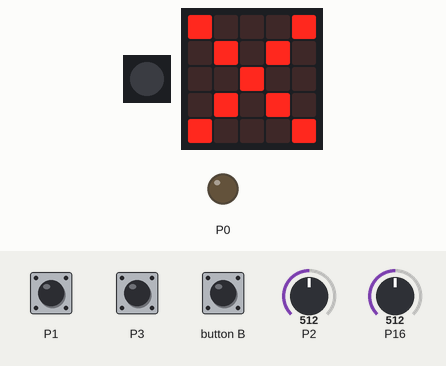
The program below on a simulated Calliope mini (MakeCode). Shown: 1 RGB LEDs in strip order, left to right, the board's 5×5 LED display, output pins drawn as LEDs (lit = HIGH). The inputs (shaded band) are chosen by the test bench; at power-on: P2 = 512, P16 = 512 (analog values on the 0–1023 scale). Dim RGB values are drawn brighter than linear.

Above: at 1.2 s.
1.3 s: button B pressed for 0.3 s
At 1.56 s:
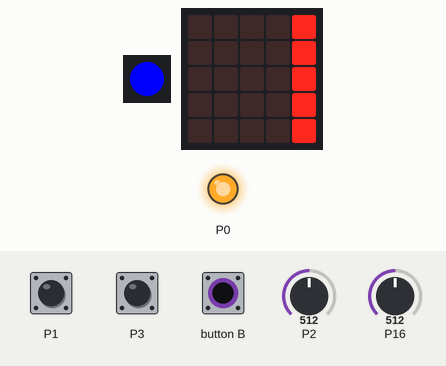
3.7 s: touch pin P1 pressed for 0.3 s
At 3.96 s:
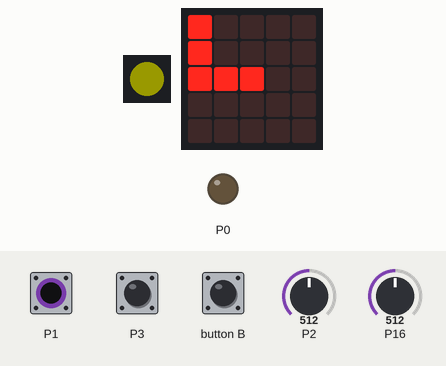
5.5 s: touch pin P1 pressed for 3.2 s
At 9.1 s:
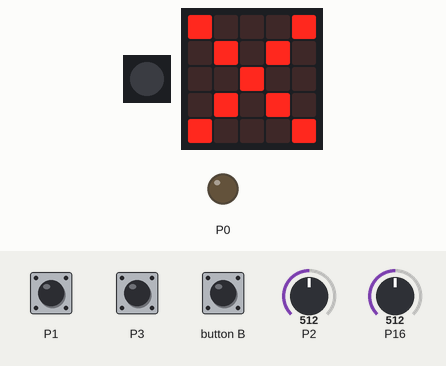
10.2 s: button B pressed for 3.2 s
At 13.9 s:
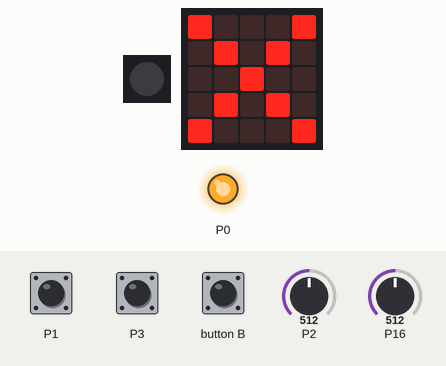
15.5 s: P1 (touch pin P1) driven LOW and button B driven LOW
At 16.0 s:
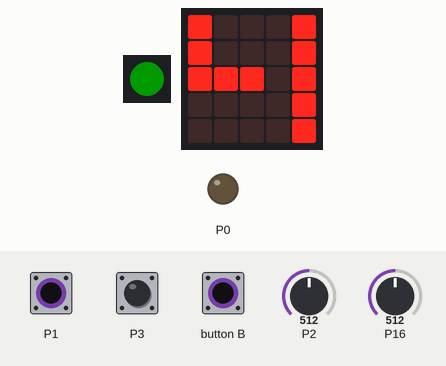
17.1 s: P2 set to 716
At 18.4 s:
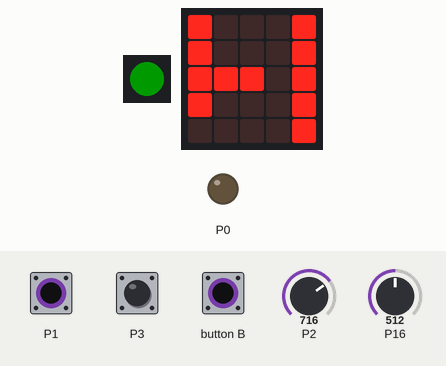
Timing chart, 0 to 19.6 s (numbered marks = the images above; inputs shaded):
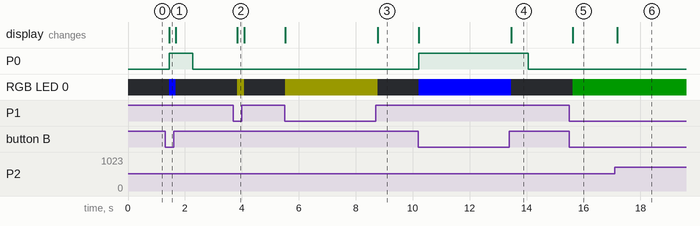

Measured:
- after the input at 1.3 s, P0: LOW → HIGH after 0.14 s, → LOW 0.84 s later; RGB LED 0: off → RGB(0, 0, 255) after 0.14 s, → off 0.24 s later; the display: changes after 0.14 s (image 1)
- after the input at 3.7 s, RGB LED 0: off → RGB(25, 25, 0) after 0.14 s, → off 0.24 s later; the display: changes after 0.14 s (image 2)
- after the input at 5.5 s, RGB LED 0: off → RGB(25, 25, 0) at once, → off 3.2 s later; the display: first changes at once (image 3 shows a later state)
- after the input at 10.2 s, P0: LOW → HIGH at once, → LOW 3.8 s later; RGB LED 0: off → RGB(0, 0, 255) at once, → off 3.2 s later; the display: first changes at once (image 4 shows a later state)
- after the input at 15.5 s, RGB LED 0: off → RGB(0, 25, 0) after 0.12 s; the display: changes after 0.12 s (image 5)
- after the input at 17.1 s, the display: changes after 0.09 s (image 6)

The program:

main.ts
```typescript
let Potiwert = 0
let SensorWert = 0
basic.forever(function () {
    Potiwert = pins.analogReadPin(AnalogPin.C16) / 250
    SensorWert = pins.analogReadPin(AnalogPin.P2) / 200
    // Wenn beide Sensoren eingesteckt --> Grün
    // Falls nur LIcht eingesteckt --> Gelb
    // Falls nur PIR eingesteckt --> Blau
    if (input.pinIsPressed(TouchPin.P1) && input.buttonIsPressed(Button.B)) {
        basic.clearScreen()
        basic.setLedColor(basic.rgb(0, 25, 0))
        led.plot(1, Potiwert)
        led.plot(2, Potiwert)
        for (let Index = 0; Index <= SensorWert; Index++) {
            led.plot(0, Index)
        }
        // Falls Licht unter Grnezwert
        // Falls PIR Aktiviert
        // Falls Nur PIR Aktiviert
        if (SensorWert < Potiwert && !(input.pinIsPressed(TouchPin.P3))) {
            basic.setLedColor(basic.rgb(0, 255, 0))
            for (let Index = 0; Index <= 4; Index++) {
                led.plot(4, Index)
            }
            // LEDS einschalten
            pins.digitalWritePin(DigitalPin.P0, 1)
        } else if (!(input.pinIsPressed(TouchPin.P3))) {
            for (let Index = 0; Index <= 4; Index++) {
                led.plot(4, Index)
            }
            // LEDS auschalten
            pins.digitalWritePin(DigitalPin.P0, 0)
        } else {
            for (let Index = 0; Index <= 4; Index++) {
                led.unplot(4, Index)
            }
            // LEDS auschalten
            pins.digitalWritePin(DigitalPin.P0, 0)
        }
    } else if (input.pinIsPressed(TouchPin.P1) && !(input.buttonIsPressed(Button.B))) {
        // Falls LIcht unter den Grenzwert
        if (SensorWert < Potiwert) {
            basic.clearScreen()
            basic.setLedColor(basic.rgb(255, 255, 0))
            led.plot(1, Potiwert)
            led.plot(2, Potiwert)
            for (let Index = 0; Index <= SensorWert; Index++) {
                led.plot(0, Index)
            }
            // LEDS einschalten
            pins.digitalWritePin(DigitalPin.P0, 1)
        } else {
            basic.clearScreen()
            basic.setLedColor(basic.rgb(25, 25, 0))
            led.plot(1, Potiwert)
            led.plot(2, Potiwert)
            for (let Index = 0; Index <= SensorWert; Index++) {
                led.plot(0, Index)
            }
            // LEDS auschalten
            pins.digitalWritePin(DigitalPin.P0, 0)
        }
    } else if (!(input.pinIsPressed(TouchPin.P1)) && input.buttonIsPressed(Button.B)) {
        // Falls PIR Aktiviert
        if (!(input.pinIsPressed(TouchPin.P3))) {
            basic.clearScreen()
            basic.setLedColor(basic.rgb(0, 0, 255))
            for (let Index = 0; Index <= 4; Index++) {
                led.plot(4, Index)
            }
            // LEDS einschalten
            pins.digitalWritePin(DigitalPin.P0, 1)
        } else {
            basic.clearScreen()
            basic.setLedColor(basic.rgb(0, 0, 25))
            for (let Index = 0; Index <= 4; Index++) {
                led.unplot(4, Index)
            }
            // LEDS auschalten
            pins.digitalWritePin(DigitalPin.P0, 0)
        }
    } else {
        basic.clearScreen()
        basic.setLedColor(basic.rgb(0, 0, 0))
        basic.showIcon(IconNames.No)
        // LEDS auschalten
        pins.digitalWritePin(DigitalPin.P0, 0)
    }
    control.waitMicros(100000)
})
```

test.ts
```typescript
// Hier kann man Tests durchführen; diese Datei wird nicht kompiliert, wenn dieses Paket als Erweiterung verwendet wird.
```
